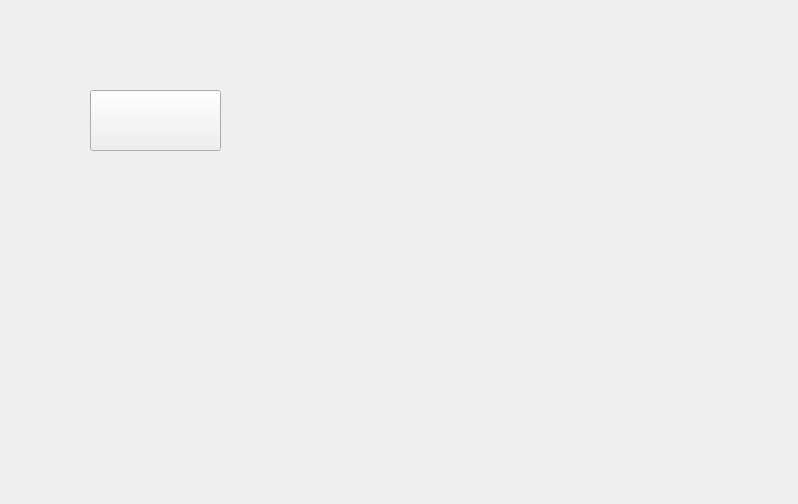
<?xml version="1.0" encoding="UTF-8"?>
<ui version="4.0">
 <class>test2Child1ProgramNodeView</class>
 <widget class="QWidget" name="test2Child1ProgramNodeView">
  <property name="geometry">
   <rect>
    <x>0</x>
    <y>0</y>
    <width>798</width>
    <height>504</height>
   </rect>
  </property>
  <property name="windowTitle">
   <string>PluginTestView</string>
  </property>
  <widget class="QPushButton" name="pushButton">
   <property name="geometry">
    <rect>
     <x>90</x>
     <y>90</y>
     <width>131</width>
     <height>61</height>
    </rect>
   </property>
   <property name="text">
    <string/>
   </property>
  </widget>
 </widget>
 <resources/>
 <connections/>
</ui>
